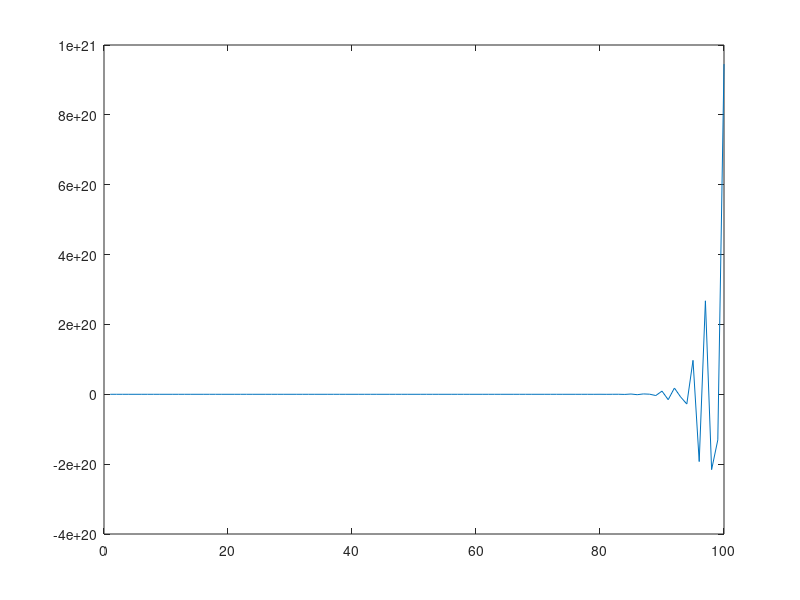

Recreate this plot in MATLAB.
state_mat= zeros(3,1);
a = -2.5;
b = -2.0;
c = 0.7;
F = [a,b,c;1,0,0;0,1,0];
B = [1;0;0];
actual_state = zeros(1,100);
for i=1:100
    actual_state(i) = state_mat(1,1);
    X= rand;
    Y = rand;
    Z_0 = sqrt(-2*log(X))*cos(2*pi*Y);
    W = Z_0*sqrt(0.1);
   state_mat = F*state_mat + B*W;
end

plot(actual_state);